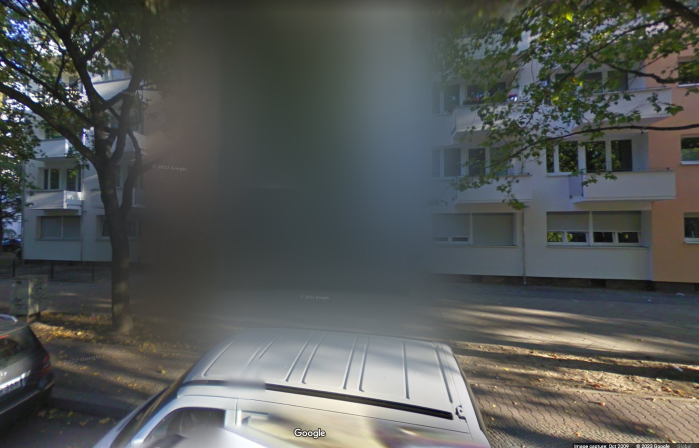
#> input picture blurred/blurred.png, 1398 x 896 px (shown at 1/2 size); its folder holds only this picture in this run
$ python detect_blur.py   (older library calls are emulated)
#> lines starting #> are read from the running program, lines starting #| are printed output that depends on the picture


import cv2
import numpy as np
import os
import matplotlib.pyplot as plt
import blur_detector


target_size = (640,640)
imgs_folder = "./blurred"
out_folder = "./blur_masks"


# [55 lines of commented-out code are left out]
for file in os.listdir(imgs_folder):
    # file = "8399166846_f6fb4e4b8e_k.png"
    img = cv2.imread(imgs_folder+'/'+file, 0)
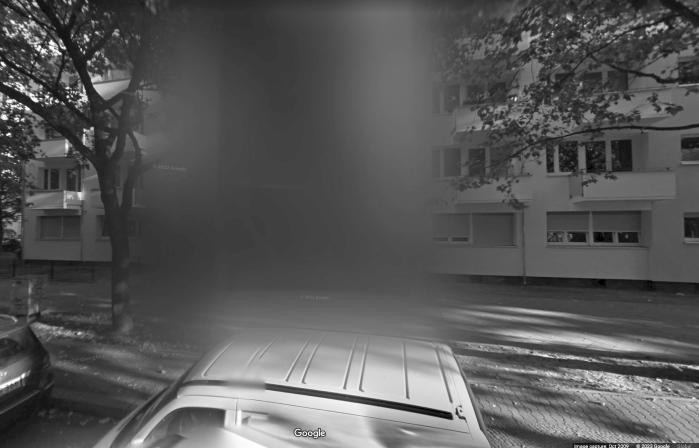
#> img: shape (896, 1398) (shown at 1/2 size); min 0, max 255, mean 87.8
    plt.imshow(img),plt.show()
#> (the run stopped early here; a loop or call above may not have finished)
